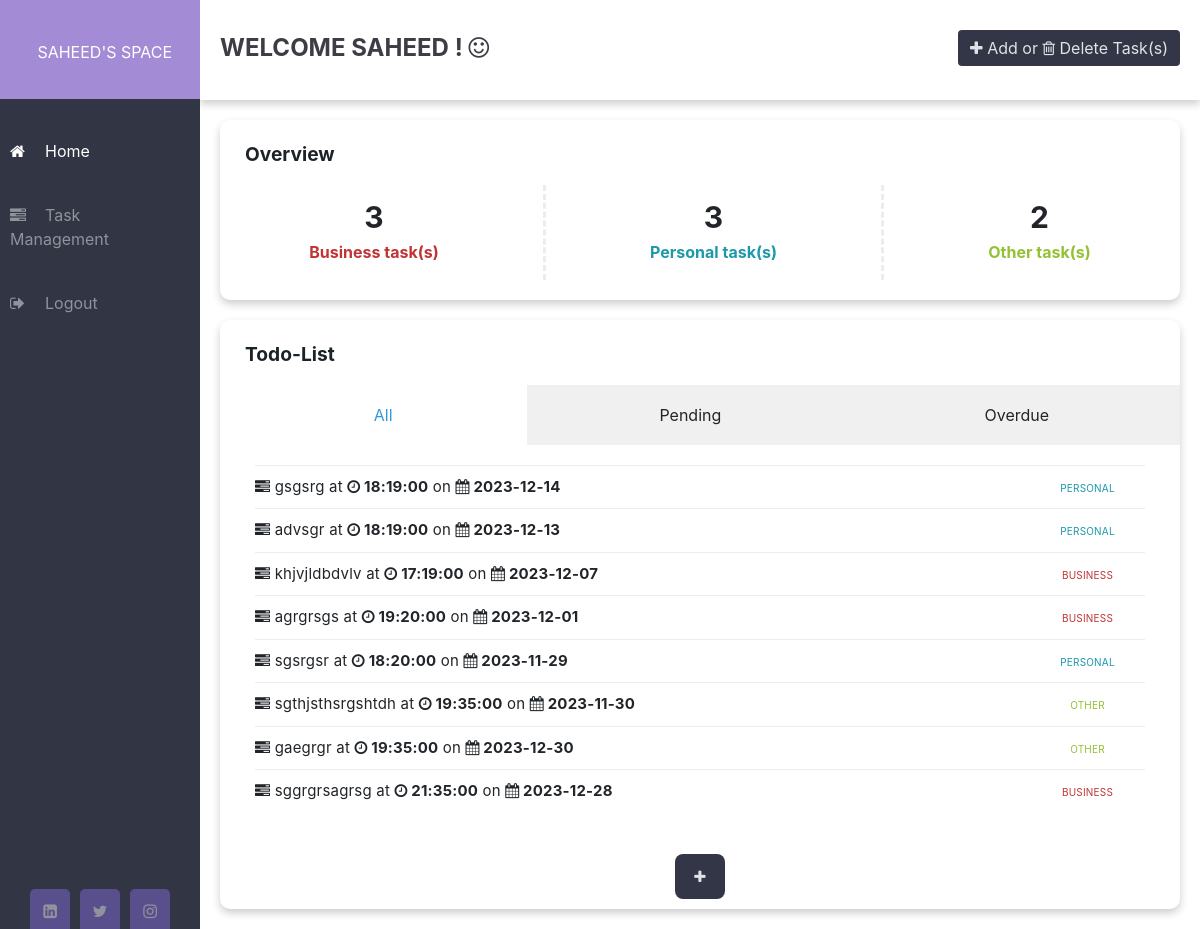
The page /home (signed in) on the database as committed earlier.
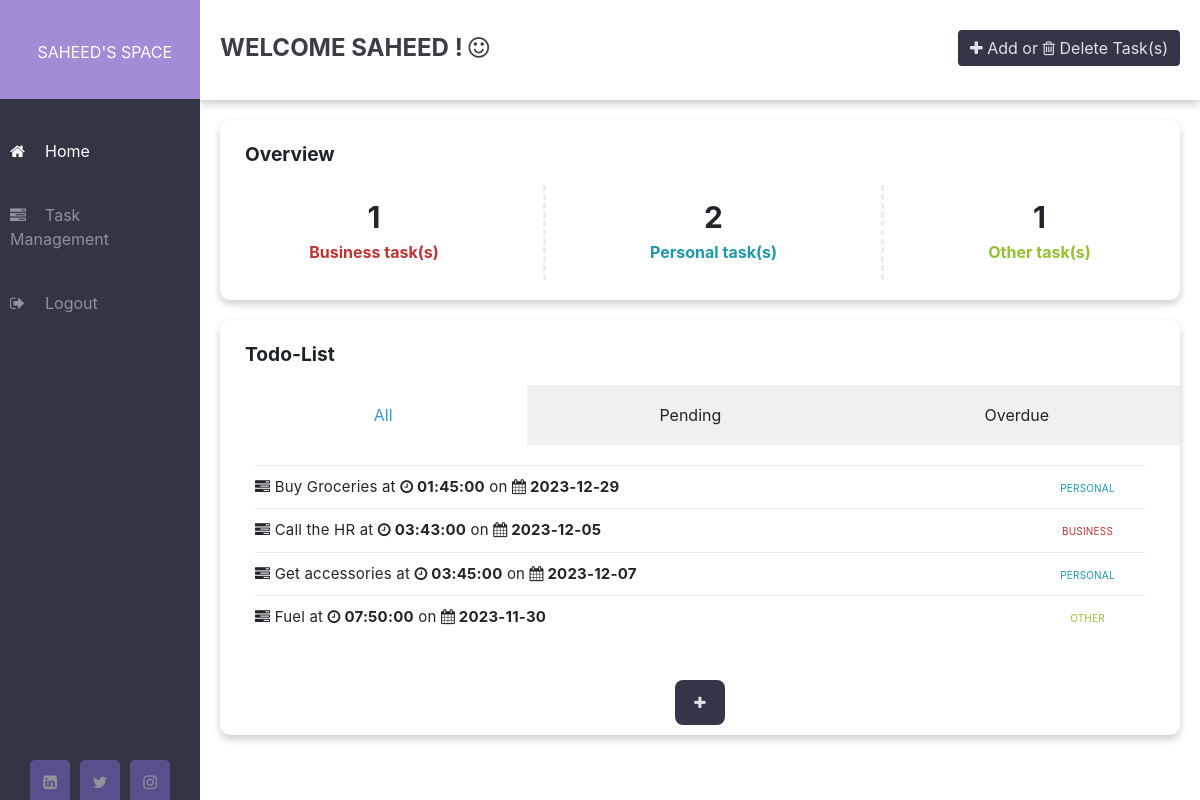
The same page on the database as committed later.
### core/models/todo.py (models this page shows, shortened)
class Todo(db.Model):
    id = db.Column(db.Integer, primary_key=True)
    title = db.Column(db.String(140))
    date = db.Column(db.Date())
    time = db.Column(db.Time())
    category = db.Column(db.String, db.ForeignKey("category.id"))
    user_id = db.Column(db.Integer, db.ForeignKey("user.id"))

### core/home/views.py (the view)
@home.route("/home")
@login_required
def homepage():
    user = current_user
    todo = Todo.query.filter_by(author=user)
    date = datetime.now()
    now = date.strftime("%Y-%m-%d")
    category1 = Category.query.get(1)
    category2 = Category.query.get(2)
    category3 = Category.query.get(3)
    Task_ID_Business = Todo.query.filter_by(category="Business", author=user)
    Task_ID_Personal = Todo.query.filter_by(category="Personal", author=user)
    Task_ID_Other = Todo.query.filter_by(category="Other", author=user)
    no_of_Task_ID_Business = Task_ID_Business.count()
    no_of_Task_ID_Personal = Task_ID_Personal.count()
    no_of_Task_ID_Other = Task_ID_Other.count()
    return render_template(
        "home.html",
        title="Home Page",
        todo=todo,
        no_of_business_tasks=no_of_Task_ID_Business,
        no_of_other_tasks=no_of_Task_ID_Other,
        no_of_personal_tasks=no_of_Task_ID_Personal,
        category_i=category1,
        category_ii=category2,
        category_iii=category3,
        DateNow=now,
    )

### core/models/auth.py (called while the page is built)
@login.user_loader
def load_user(id):
    return User.query.get(int(id))

### core/templates/home.html (shortened to what this page needs)
{% extends "base.html" %} {% block content %}
<div class="main_content">
  <div class="welcome">
    <span class="welcome-text">
      Welcome <span class="user">{{current_user.username }}</span>
      <span class="exclamation-mark">!</span>
      <i class="fa fa-smile-o" aria-hidden="true"></i
    ></span>
    {% if no_of_other_tasks > 0 or no_of_business_tasks > 0 or
    no_of_personal_tasks > 0 %}
    <div class="taskAdd">
      <a href="{{url_for('task.tasks')}}" class="btn btn-primary">
        <i class="fa fa-plus icon"></i> <span class="Add">Add</span>
        <span class="or">or</span> <i class="fa fa-trash-o icon"></i>
        <span class="Delete">Delete Task(s)</span>
      </a>
    </div>
    {% endif %}
  </div>
  <div class="category-card">
    <p class="heading">Overview</p>
    <div class="row">
      <div class="category category1">
        <span id="count"> {{no_of_business_tasks}} </span>
        <p><strong class="cat1"> {{category_i.name}} task(s)</strong></p>
      </div>
      <div class="vl"></div>
      <div class="category category2">
        <span id="count"> {{no_of_personal_tasks}} </span>
        <p><strong class="cat2">{{category_ii.name}} task(s)</strong></p>
      </div>
      <div class="vl"></div>
      <div class="category category3">
        <span id="count"> {{no_of_other_tasks}} </span>
        <p><strong class="cat3">{{category_iii.name}} task(s)</strong></p>
      </div>
    </div>
  </div>
  <div class="task-card">
    <p class="heading">Todo-List</p>
    <div class="tabs effect-1">
      <span>All</span>
      <span>Pending</span>
      <span>Overdue</span>
      <div class="tab-content">
        <section id="tab-item-1">
          <ul class="taskList">
            {% for todo in todo %}
            <li class="currentTaskItem">
              <i class="fa fa-tasks" aria-hidden="true"></i>
              <span id="TaskDone" class="complete- taskDone"
                >{{ todo.title }}</span
              >
              <span class="taskDone">at</span>
              <strong class="taskDone"
                ><i class="fa fa-clock-o"></i> {{ todo.time }}</strong
              >
              <span class="taskDone">on</span>
              <strong class="taskDatee taskDone"
                ><i class="fa fa-calendar"></i> {{ todo.date }}</strong
              >
              <span class="categoryy-{{ todo.category }}"
                >{{ todo.category }}</span
              >
            </li>
            {% endfor %}
          </ul>
        </section>
      </div>
    </div>
    {% if no_of_other_tasks > 0 or no_of_business_tasks > 0 or
    no_of_personal_tasks > 0 %}
    <div class="Addtask">
      <a href="{{url_for('task.tasks')}}" class="btn btn-primary">
        <i class="fa fa-plus icon"></i>
      </a>
    </div>
    {% endif %}
  </div>
</div>
{% endblock content %}

Rows that differ between the two databases and show on the page:
removed Todo: title "advsgr", time "18:19:00", date "2023-12-13", category "PERSONAL"
removed Todo: title "khjvjldbdvlv", time "17:19:00", date "2023-12-07", category "BUSINESS"
removed Todo: title "agrgrsgs", time "19:20:00", date "2023-12-01", category "BUSINESS"
removed Todo: title "sgsrgsr", time "18:20:00", date "2023-11-29", category "PERSONAL"
removed Todo: title "sgthjsthsrgshtdh", time "19:35:00", date "2023-11-30", category "OTHER"
removed Todo: title "gaegrgr", time "19:35:00", date "2023-12-30", category "OTHER"
removed Todo: title "sggrgrsagrsg", time "21:35:00", date "2023-12-28", category "BUSINESS"
added Todo: title "Buy Groceries", time "01:45:00", date "2023-12-29", category "PERSONAL"
added Todo: title "Call the HR", time "03:43:00", date "2023-12-05", category "BUSINESS"
added Todo: title "Get accessories", time "03:45:00", date "2023-12-07", category "PERSONAL"
changed Todo: title "gsgsrg" → "Fuel"; time "18:19:00" → "07:50:00"; date "2023-12-14" → "2023-11-30"; category "PERSONAL" → "OTHER"
Other text that changed with them:
{{ no_of_business_tasks }}: "3" → "1"
{{ no_of_personal_tasks }}: "3" → "2"
{{ no_of_other_tasks }}: "2" → "1"
